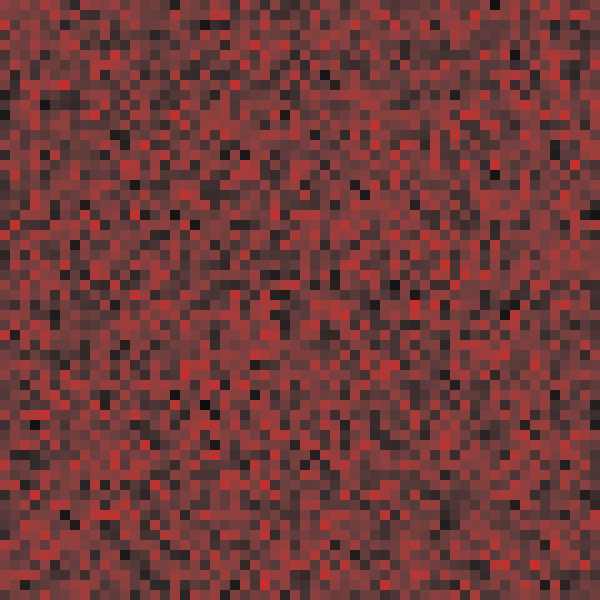
Frame 1 (no input)
Frame 60 (the mouse pressed at the canvas centre just before this capture): identical to frame 1, image omitted
Frame 120 (the mouse held since frame 60 and released just before this capture): identical to frame 1, image omitted

The Processing sketch that drew this single still picture (run headless with seeded random() and noise(); from frame 60 on, the mouse is pressed at the canvas centre):

// Processing sketch: processing_170290
// ── processing_170290.pde

void setup() {
 size(600,600); 
 colorMode(HSB);
}

void draw() {
 float a = 0, b = 0, c = 0;
 for(int i = 0; i < height; i+=10) {
  for(int j = 0; j <width; j+=10) {
    stroke(sin(noise(a)), sin(noise(b))*255, sin(noise(c))*255);
    fill(sin(noise(a)), sin(noise(b))*255, sin(noise(c))*255);
    rect(i,j,i+10,j+10);
    a++;
    b++;
    c++;
  }
 }
}
